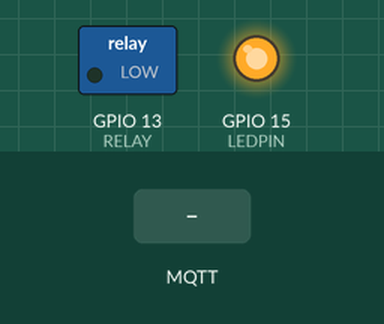
This sketch was run on a simulated ESP32. Parts: switched loads named in the sketch (green lamp = pin HIGH), output pins drawn as LEDs (lit = HIGH). The inputs (shaded band) are chosen by the test bench. WiFi joins after 1.5 s; servers stay silent unless stated; no MQTT or app messages arrive unless stated; what the sketch prints to the serial monitor is not drawn.

Above: at 4.2 s.
4.3 s: MQTT message "UnLock" arrives on the first subscribed topic
At 5.3 s:
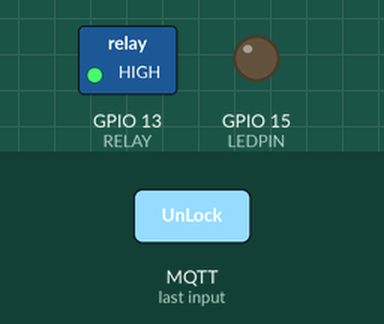
5.8 s: MQTT message "Lock" arrives on the first subscribed topic
At 6.4 s:
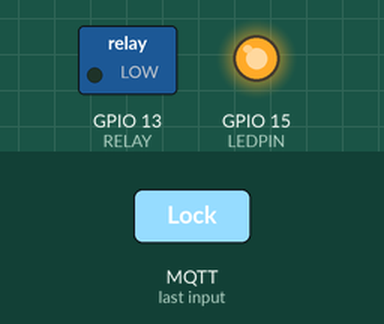
Timing chart, 0 to 8.8 s (numbered marks = the images above; inputs shaded):
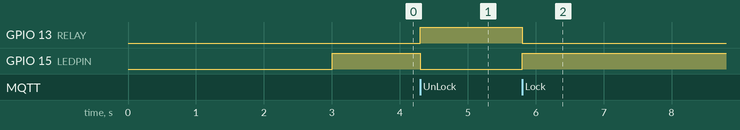

Measured:
- after the input at 4.3 s, GPIO 13 (RELAY): LOW → HIGH at once; GPIO 15 (LEDPIN): HIGH → LOW at once
- after the input at 5.8 s, GPIO 13 (RELAY): HIGH → LOW at once; GPIO 15 (LEDPIN): LOW → HIGH at once

The sketch:

iot_nhandien_mokhoa.ino
```cpp
#include <WiFiClientSecure.h>
#include <PubSubClient.h>

// Update these with values suitable for your network.
const char* ssid = "SP";
const char* password = "09032013";
const char* mqtt_server = "7ec23135bbf94e7599fa8e9a5a7ec748.s2.eu.hivemq.cloud";

const char* mqttUsername = "tuanvp34_device";
const char* mqttPassword = "Tuan3402";

#define RELAY 13
#define LEDPIN 15

WiFiClientSecure espClient;
PubSubClient client(espClient);

void setup() {
  delay(1000);
  Serial.begin(115200);
  espClient.setInsecure();
  wifiSetup();
  client.setServer(mqtt_server, 8883);
  client.setCallback(callback);
  //thêm setup thiết bị
  // Thiết lập chân relay
  pinMode(RELAY, OUTPUT);
  digitalWrite(RELAY, LOW);  // Kích thích relay để giữ trạng thái đóng
  // In trạng thái ban đầu của relay
  Serial.println("Trạng thái ban đầu của relay: " + String(digitalRead(RELAY)));

  pinMode(LEDPIN, OUTPUT);
  digitalWrite(LEDPIN, HIGH);  // Tắt đèn ban đầu
}

void wifiSetup() {
  WiFi.begin(ssid, password);
  Serial.print("Connect to WiFi ..");
  while (!WiFi.isConnected()) {
    Serial.print(".");
    delay(1000);
  }
  Serial.print("\nIP address: ");
  Serial.println(WiFi.localIP());
}

void reconnect() {
  String clientId = "";
  Serial.print("Connect to server..");
  while (!client.connected()) {
    Serial.print(".");
    if (client.connect(clientId.c_str(), mqttUsername, mqttPassword)) {
      Serial.println("\nConnect to server successful!");
      client.subscribe("test");
    } else{
      Serial.println("Connection failed. Retrying in 5 seconds...");
      delay(5000);
    }
  }
}

void callback(char* charArrTopic, byte* payload, unsigned int lenght) {
  String message;
  String topic = String(charArrTopic);
  for (int i = 0; i < lenght; i++)
    message += (char)payload[i];
  if(topic == "test"){
    if(message == "UnLock"){
      Serial.println("Received message from 'test' topic: " + message);
      unlock();
    }
    if(message == "Lock"){
      Serial.println("Received message from 'test' topic: " + message);
      lock();
    }
  }
}

void unlock() {
  digitalWrite(RELAY, HIGH);  // Kích thích relay (mở khóa)
  digitalWrite(LEDPIN, LOW);
  Serial.println("Unlocking...");
}

void lock() {
  digitalWrite(RELAY, LOW);  // Tắt relay (khóa)
  digitalWrite(LEDPIN, HIGH);
  Serial.println("Locking...");
}

void loop(){
  if(!client.connected()) {
      reconnect();
  }
  client.loop();
  //thêm hàm xử lý
}
```
